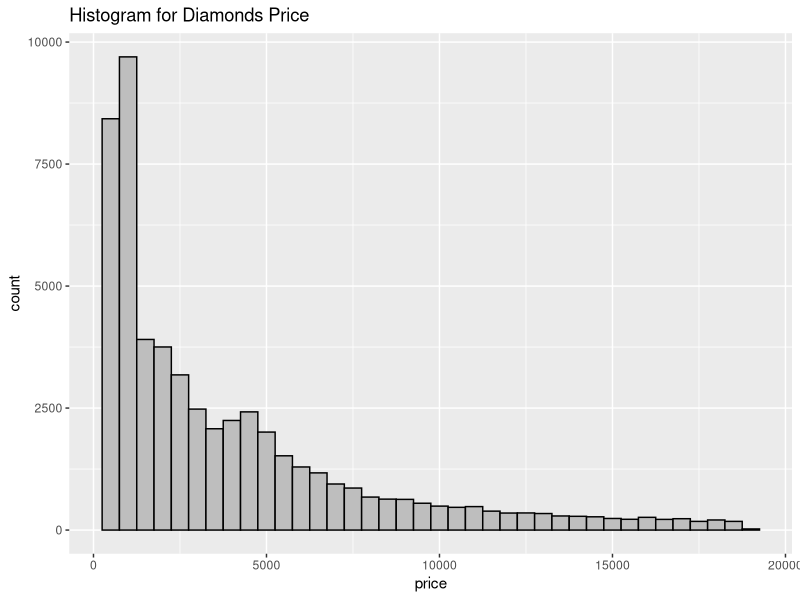

Reproduce this figure in R.
library(ggplot2)
# Plotting histogram for price distribution of diamonds
ggplot(diamonds) + geom_histogram(aes(x=price), binwidth = 500, 
                                  color = "black", fill = "grey") + 
  ggtitle("Histogram for Diamonds Price")